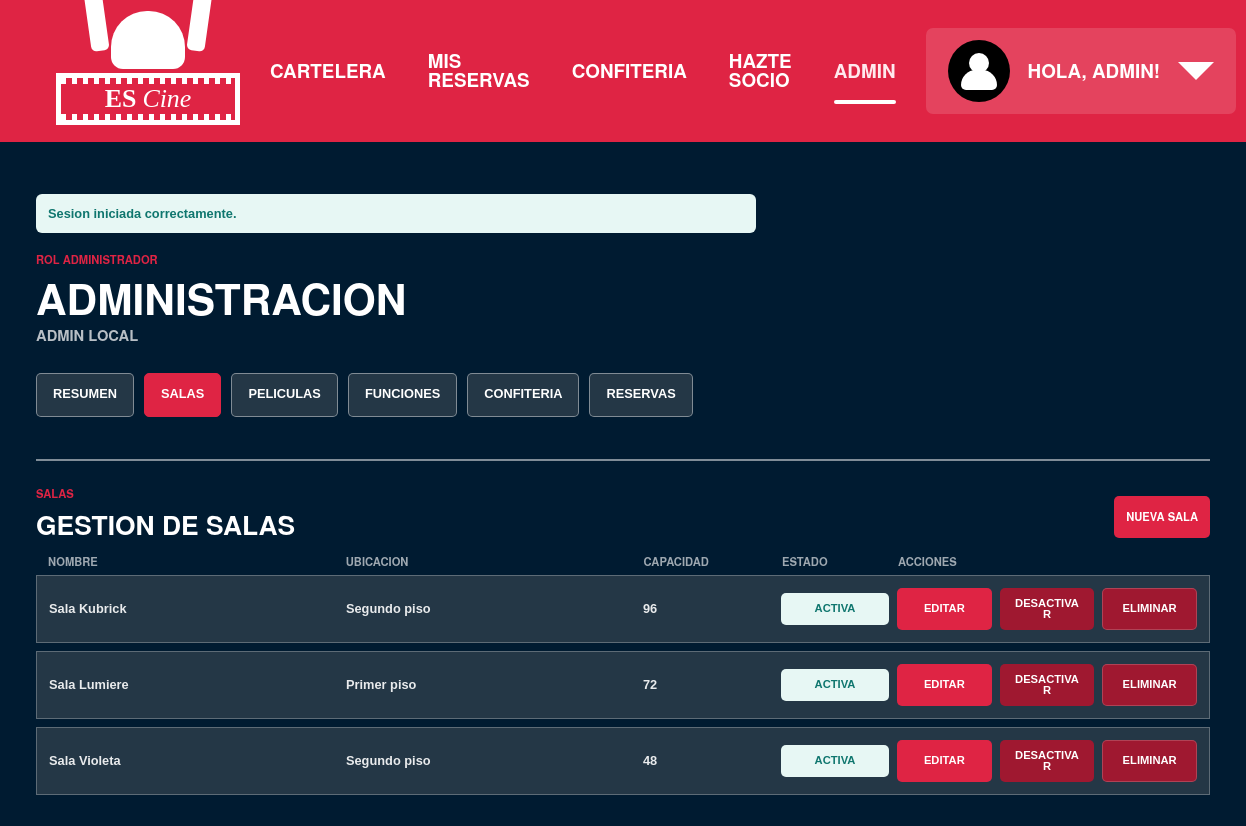
The app's page /index.php?page=admin&admin_section=rooms (signed in) with its own data.
### tables this page shows
CREATE TABLE IF NOT EXISTS rooms (
    id INT UNSIGNED AUTO_INCREMENT PRIMARY KEY,
    name VARCHAR(100) NOT NULL,
    location VARCHAR(120) NOT NULL,
    capacity SMALLINT UNSIGNED NOT NULL,
    is_active TINYINT(1) NOT NULL DEFAULT 1,
    UNIQUE KEY uq_rooms_name (name),
    KEY idx_rooms_active (is_active),
    KEY idx_rooms_location (location)
);

### app/controllers/AuthController.php (called while the page is built, shortened)
<?php
require_once __DIR__ . '/../helpers/auth.php';
require_once __DIR__ . '/../helpers/csrf.php';
require_once __DIR__ . '/../helpers/security.php';
require_once __DIR__ . '/../models/Admin.php';
function render_admin_panel(): void
{
    $user = current_user();
    $messages = flash_get();
    $adminSection = admin_section_from_request($_GET['admin_section'] ?? null);
    $adminMode = admin_mode_from_request($_GET['admin_mode'] ?? null);
    $adminSections = [
        [
            'key' => 'summary',
            'label' => 'Resumen',
            'url' => admin_section_url('summary'),
        ],
        [
            'key' => 'rooms',
            'label' => 'Salas',
            'url' => admin_section_url('rooms'),
        ],
        [
            'key' => 'movies',
            'label' => 'Peliculas',
            'url' => admin_section_url('movies'),
        ],
        [
            'key' => 'showtimes',
            'label' => 'Funciones',
            'url' => admin_section_url('showtimes'),
        ],
        [
            'key' => 'concessions',
            'label' => 'Confiteria',
            'url' => admin_section_url('concessions'),
        ],
        [
            'key' => 'reservations',
            'label' => 'Reservas',
            'url' => admin_section_url('reservations'),
        ],
    ];
    $rooms = [];
    $adminLoadError = false;
    try {
        $rooms = admin_rooms_all();
    } catch (Throwable $exception) {
        error_log($exception->getMessage());
        http_response_code(500);
        $adminLoadError = true;
    }
    require __DIR__ . '/../views/admin.php';
}
function admin_section_from_request(mixed $value): string
{
    $section = strtolower(trim((string) $value));
    $allowedSections = ['summary', 'rooms', 'movies', 'showtimes', 'concessions', 'reservations'];
    return in_array($section, $allowedSections, true) ? $section : 'summary';
}
function admin_mode_from_request(mixed $value): string
{
    if (!is_scalar($value)) {
        return 'list';
    }
    $mode = strtolower(trim((string) $value));
    $allowedModes = ['list', 'create', 'edit'];
    return in_array($mode, $allowedModes, true) ? $mode : 'list';
}
function admin_section_url(string $section, string $mode = 'list', array $params = []): string
{
    $section = admin_section_from_request($section);
    $mode = admin_mode_from_request($mode);
    $query = [
        'page' => 'admin',
        'admin_section' => $section,
    ];
    if (in_array($section, ['rooms', 'movies', 'showtimes', 'concessions'], true) && $mode !== 'list') {
        $query['admin_mode'] = $mode;
    }
    foreach ($params as $key => $value) {
        if (is_string($key) && is_scalar($value)) {
            $query[$key] = (string) $value;
        }
    }
    return 'index.php?' . http_build_query($query) . '#admin-' . $section;
}

### app/helpers/session.php (called while the page is built, shortened)
<?php
function flash_get(): array
{
    $messages = $_SESSION['_flash'] ?? [];
    return is_array($messages) ? $messages : [];
}

### app/helpers/security.php (called while the page is built, shortened)
<?php
if (!function_exists('e')) {
    function e(mixed $value): string
    {
        return htmlspecialchars((string) $value, ENT_QUOTES | ENT_SUBSTITUTE, 'UTF-8');
    }
}

### app/helpers/auth.php (called while the page is built, shortened)
<?php
require_once __DIR__ . '/session.php';
function current_user(): ?array
{
    $user = $_SESSION[AUTH_SESSION_KEY] ?? null;
    return is_array($user) ? $user : null;
}

### app/helpers/database.php (called while the page is built, shortened)
<?php
function db_config(): array
{
    static $config = null;
    if ($config === null) {
        $loaded = require __DIR__ . '/../../config/database.php';
        $config = $loaded;
    }
    return $config;
}
function db_dsn(?array $config = null): string
{
    $config ??= db_config();
    return sprintf(
        'mysql:host=%s;dbname=%s;charset=%s',
        $config['host'],
        $config['database'],
        $config['charset'] ?? 'utf8mb4'
    );
}
function db(): PDO
{
    static $pdo = null;
    if ($pdo === null) {
        $config = db_config();
        $pdo = new PDO(
            db_dsn($config),
            $config['username'],
            $config['password'],
            $config['options'] ?? []
        );
    }
    return $pdo;
}
function db_fetch_all(string $sql, array $params = []): array
{
    $statement = db()->prepare($sql);
    $statement->execute($params);
    return $statement->fetchAll();
}

### app/models/Admin.php (called while the page is built, shortened)
<?php
require_once __DIR__ . '/../helpers/database.php';
function admin_rooms_all(): array
{
    return db_fetch_all(
        'SELECT id, name, location, capacity, is_active
         FROM rooms
         ORDER BY is_active DESC, name ASC, id ASC'
    );
}
function admin_status_label(mixed $isActive): string
{
    return (int) $isActive === 1 ? 'Activa' : 'Inactiva';
}
function admin_status_css_class(mixed $isActive): string
{
    return (int) $isActive === 1 ? 'active' : 'inactive';
}

### app/views/admin.php (the view, shortened to what this page needs)
<!doctype html>
<html lang="es">
<head>
    <link rel="stylesheet" href="assets/css/app.css">
</head>
<body class="app-screen admin-screen">
    <?php
    require __DIR__ . '/partials/header.php';
    ?>
    <main class="admin-shell">
        <?php if ($messages !== []): ?>
            <div class="page-messages cartelera-messages" aria-live="polite">
                <?php foreach ($messages as $message): ?>
                    <p class="notice notice-<?= e($message['type'] ?? 'info') ?>"><?= e($message['message'] ?? '') ?></p>
                <?php endforeach; ?>
            </div>
        <?php endif; ?>
        <section class="admin-heading">
            <p class="eyebrow">Rol administrador</p>
            <h1>Administracion</h1>
            <p><?= e($user['name'] ?? 'Administrador') ?></p>
        </section>
        <?php if ($adminLoadError): ?>
            <section class="cartelera-state movie-detail-state">
                <h2>No se pudo cargar el panel</h2>
                <p>Intenta nuevamente mas tarde.</p>
                <div class="state-actions">
                    <a class="movie-state-link" href="index.php?page=admin">Intentar nuevamente</a>
                    <a class="movie-state-link movie-state-link-secondary" href="index.php?page=cartelera">Volver a cartelera</a>
                </div>
            </section>
        <?php else: ?>
            <nav class="admin-subnav" aria-label="Secciones de administracion">
                <?php foreach ($adminSections as $section): ?>
                    <?php
                    $sectionKey = (string) ($section['key'] ?? '');
                    $sectionActive = $sectionKey === $adminSection;
                    ?>
                    <a
                        class="admin-subnav-link<?= $sectionActive ? ' is-active' : '' ?>"
                        href="<?= e($section['url'] ?? 'index.php?page=admin') ?>"
                        <?= $sectionActive ? 'aria-current="page"' : '' ?>
                    >
                        <?= e($section['label'] ?? '') ?>
                    </a>
                <?php endforeach; ?>
            </nav>
            <?php if ($adminSection === 'rooms'): ?>
            <section id="admin-rooms" class="admin-section" aria-labelledby="admin-rooms-title">
                <div class="admin-section-heading">
                    <div>
                        <p class="eyebrow">Salas</p>
                        <h2 id="admin-rooms-title"><?= $adminMode === 'create' ? 'Nueva sala' : ($adminMode === 'edit' ? 'Editar sala' : 'Gestion de salas') ?></h2>
                    </div>
                    <?php if ($adminMode === 'list'): ?>
                        <a class="admin-section-action" href="<?= e(admin_section_url('rooms', 'create')) ?>">Nueva sala</a>
                    <?php else: ?>
                        <a class="admin-section-action admin-section-action-secondary" href="<?= e(admin_section_url('rooms')) ?>">Volver a Salas</a>
                    <?php endif; ?>
                </div>
                <?php if ($adminMode === 'create'): ?>
                    <form class="admin-form admin-room-create" method="post" action="index.php?action=create_room">
                        <?= csrf_token_field() ?>
                        <label>
                            <span>Nombre</span>
                            <input type="text" name="name" maxlength="100" required>
                        </label>
                        <label>
                            <span>Ubicacion</span>
                            <input type="text" name="location" maxlength="120" required>
                        </label>
                        <label>
                            <span>Capacidad</span>
                            <input type="number" name="capacity" min="1" step="1" required>
                        </label>
                        <button type="submit">Crear sala</button>
                    </form>
                <?php elseif ($rooms === []): ?>
                    <div class="admin-empty">
                        <h3>Sin salas</h3>
                    </div>
                <?php else: ?>
                    <div class="admin-list admin-room-list" role="list">
                        <div class="admin-list-head admin-room-row" aria-hidden="true">
                            <span>Nombre</span>
                            <span>Ubicacion</span>
                            <span>Capacidad</span>
                            <span>Estado</span>
                            <span>Acciones</span>
                        </div>
                        <?php foreach ($rooms as $room): ?>
                            <?php
                            $roomActive = (int) ($room['is_active'] ?? 0) === 1;
                            $targetStatus = $roomActive ? '0' : '1';
                            $targetLabel = $roomActive ? 'Desactivar' : 'Activar';
                            $confirmAction = $roomActive
                                ? '¿Desactivar esta sala? Las funciones asociadas podrían dejar de estar disponibles para nuevas reservas.'
                                : '¿Activar esta sala? Volverá a estar disponible para nuevas funciones.';
                            ?>
                            <div class="admin-row admin-room-row" role="listitem">
                                <span><?= e($room['name'] ?? '') ?></span>
                                <span><?= e($room['location'] ?? '') ?></span>
                                <span><?= e($room['capacity'] ?? '') ?></span>
                                <span class="admin-status-badge status-<?= e(admin_status_css_class($room['is_active'] ?? 0)) ?>">
                                    <?= e(admin_status_label($room['is_active'] ?? 0)) ?>
                                </span>
                                <div class="admin-actions">
                                    <a class="admin-action-link" href="<?= e(admin_section_url('rooms', 'edit', ['room_id' => (int) ($room['id'] ?? 0)])) ?>">Editar</a>
                                    <form method="post" action="index.php?action=set_room_active">
                                        <button
                                            class="<?= $roomActive ? 'admin-danger' : 'admin-secondary' ?>"
                                            type="submit"
                                            name="target_status"
                                            value="<?= e($targetStatus) ?>"
                                            data-confirm-action="<?= e($confirmAction) ?>"
                                        >
                                            <?= e($targetLabel) ?>
                                        </button>
                                    </form>
                                    <form method="post" action="index.php?action=delete_room">
                                        <button
                                            class="admin-danger admin-delete"
                                            type="submit"
                                            data-confirm-action="¿Eliminar esta sala? Esta acción no se puede deshacer."
                                        >
                                            Eliminar
                                        </button>
                                    </form>
                                </div>
                            </div>
                        <?php endforeach; ?>
                    </div>
                <?php endif; ?>
            </section>
            <?php endif; ?>
        <?php endif; ?>
    </main>
</body>
</html>

### records on screen
rooms: name "Sala Kubrick", location "Segundo piso", capacity "96", is_active "ACTIVA", is_active "DESACTIVAR"
rooms: name "Sala Lumiere", location "Primer piso", capacity "72", is_active "ACTIVA", is_active "DESACTIVAR"
rooms: name "Sala Violeta", location "Segundo piso", capacity "48", is_active "ACTIVA", is_active "DESACTIVAR"

### other values on screen
$item['label'] "CARTELERA"
$item['label'] "MIS RESERVAS"
$item['label'] "CONFITERIA"
$item['label'] "HAZTE SOCIO"
$item['label'] "ADMIN"
$headerFirstName !== '' ? $headerFirstName : 'Usuario' "ADMIN"
$message['message'] "Sesion iniciada correctamente."
$user['name'] "ADMIN LOCAL"
$section['label'] "RESUMEN"
$section['label'] "SALAS"
$section['label'] "PELICULAS"
$section['label'] "FUNCIONES"
$section['label'] "CONFITERIA"
$section['label'] "RESERVAS"
